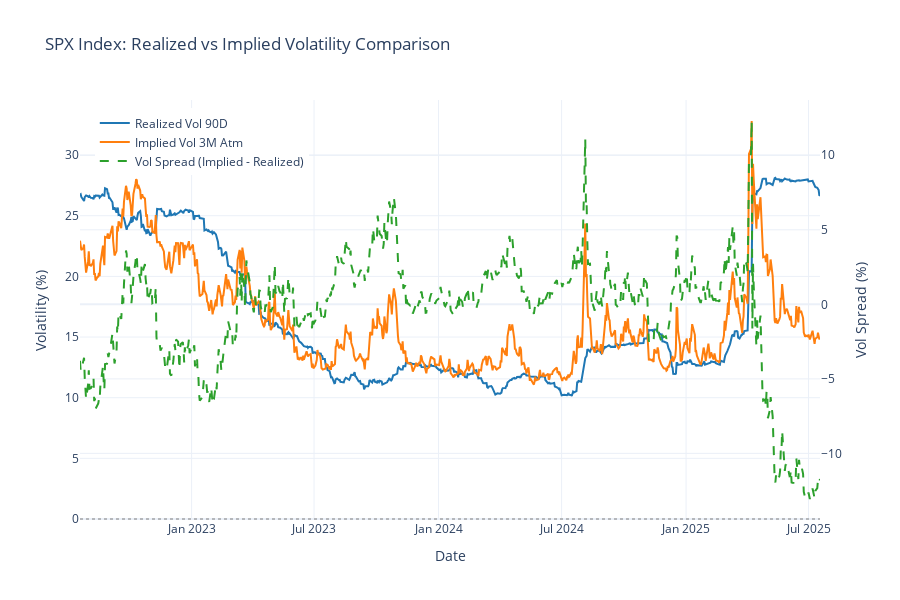

The cell this chart's notebook holds for it:
### Code cell
# Create realized vs implied comparison chart
if len(comparison_data) > 0:
    fig = go.Figure()

    # Add realized volatility
    fig.add_trace(
        go.Scatter(
            x=comparison_data['date'],
            y=comparison_data[realized_comparison_col],
            mode='lines',
            name=f'{realized_comparison_col.replace("_", " ").title()}',
            line=dict(color='#1f77b4', width=2),
            hovertemplate=f'<b>{realized_comparison_col}</b><br>' +
                         'Date: %{x}<br>' +
                         'Volatility: %{y:.2f}%<extra></extra>'
        )
    )

    # Add implied volatility
    fig.add_trace(
        go.Scatter(
            x=comparison_data['date'],
            y=comparison_data[implied_comparison_col],
            mode='lines',
            name=f'{implied_comparison_col.replace("_", " ").title()}',
            line=dict(color='#ff7f0e', width=2),
            hovertemplate=f'<b>{implied_comparison_col}</b><br>' +
                         'Date: %{x}<br>' +
                         'Volatility: %{y:.2f}%<extra></extra>'
        )
    )

    # Add volatility spread
    vol_spread = comparison_data[implied_comparison_col] - comparison_data[realized_comparison_col]
    fig.add_trace(
        go.Scatter(
            x=comparison_data['date'],
            y=vol_spread,
            mode='lines',
            name='Vol Spread (Implied - Realized)',
            line=dict(color='#2ca02c', width=2, dash='dash'),
            yaxis='y2',
            hovertemplate='<b>Vol Spread</b><br>' +
                         'Date: %{x}<br>' +
                         'Spread: %{y:.2f}%<extra></extra>'
        )
    )

    # Add zero line for spread
    fig.add_hline(y=0, line_dash="dot", line_color="gray", opacity=0.5)

    fig.update_layout(
        title='SPX Index: Realized vs Implied Volatility Comparison',
        xaxis_title='Date',
        yaxis_title='Volatility (%)',
        yaxis2=dict(
            title='Vol Spread (%)',
            overlaying='y',
            side='right'
        ),
        height=600,
        template='plotly_white',
        legend=dict(x=0.02, y=0.98)
    )

    fig.show()

### Figure 1 — Plotly figure (JSON) as saved in the notebook; plotly's stock layout.template omitted (floating-point values rounded to 4 significant figures; data arrays with more than 128 entries replaced by an {"elided": "..."} marker saying what was removed)
{"data": [{"hovertemplate": "<b>realized_vol_90d</b><br>Date: %{x}<br>Volatility: %{y:.2f}%<extra></extra>", "line": {"color": "#1f77b4", "width": 2}, "mode": "lines", "name": "Realized Vol 90D", "type": "scatter", "x": {"elided": "752 str values"}, "y": {"elided": "752 float values"}}, {"hovertemplate": "<b>implied_vol_3m_atm</b><br>Date: %{x}<br>Volatility: %{y:.2f}%<extra></extra>", "line": {"color": "#ff7f0e", "width": 2}, "mode": "lines", "name": "Implied Vol 3M Atm", "type": "scatter", "x": {"elided": "752 str values"}, "y": {"elided": "752 float values"}}, {"hovertemplate": "<b>Vol Spread</b><br>Date: %{x}<br>Spread: %{y:.2f}%<extra></extra>", "line": {"color": "#2ca02c", "dash": "dash", "width": 2}, "mode": "lines", "name": "Vol Spread (Implied - Realized)", "type": "scatter", "x": {"elided": "752 str values"}, "y": {"elided": "752 float values"}, "yaxis": "y2"}], "layout": {"height": 600, "legend": {"x": 0.02, "y": 0.98}, "shapes": [{"line": {"color": "gray", "dash": "dot"}, "opacity": 0.5, "type": "line", "x0": 0, "x1": 1, "xref": "x domain", "y0": 0, "y1": 0, "yref": "y"}], "title": {"text": "SPX Index: Realized vs Implied Volatility Comparison"}, "xaxis": {"title": {"text": "Date"}}, "yaxis": {"title": {"text": "Volatility (%)"}}, "yaxis2": {"overlaying": "y", "side": "right", "title": {"text": "Vol Spread (%)"}}}}
